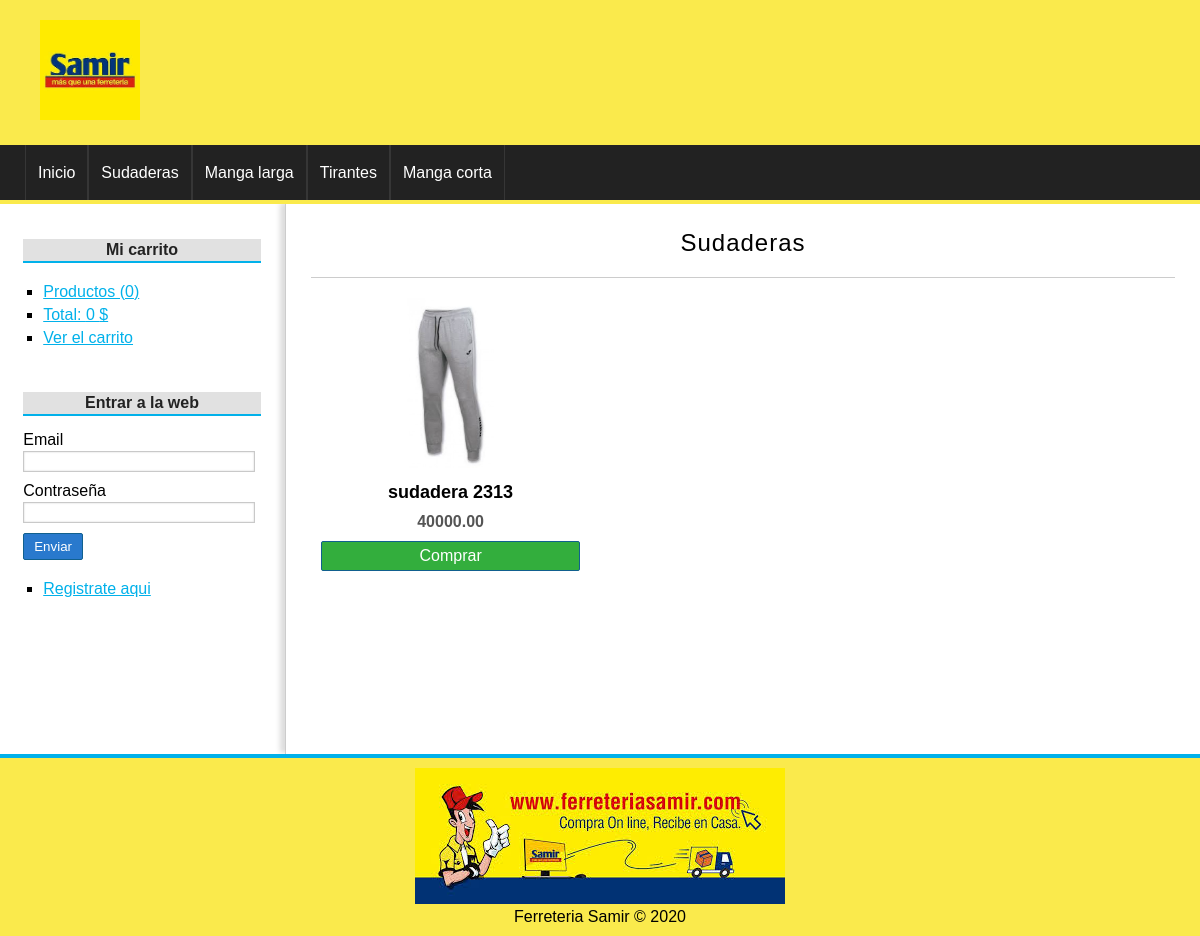
The app's page /categoria/ver&id=4, older data.
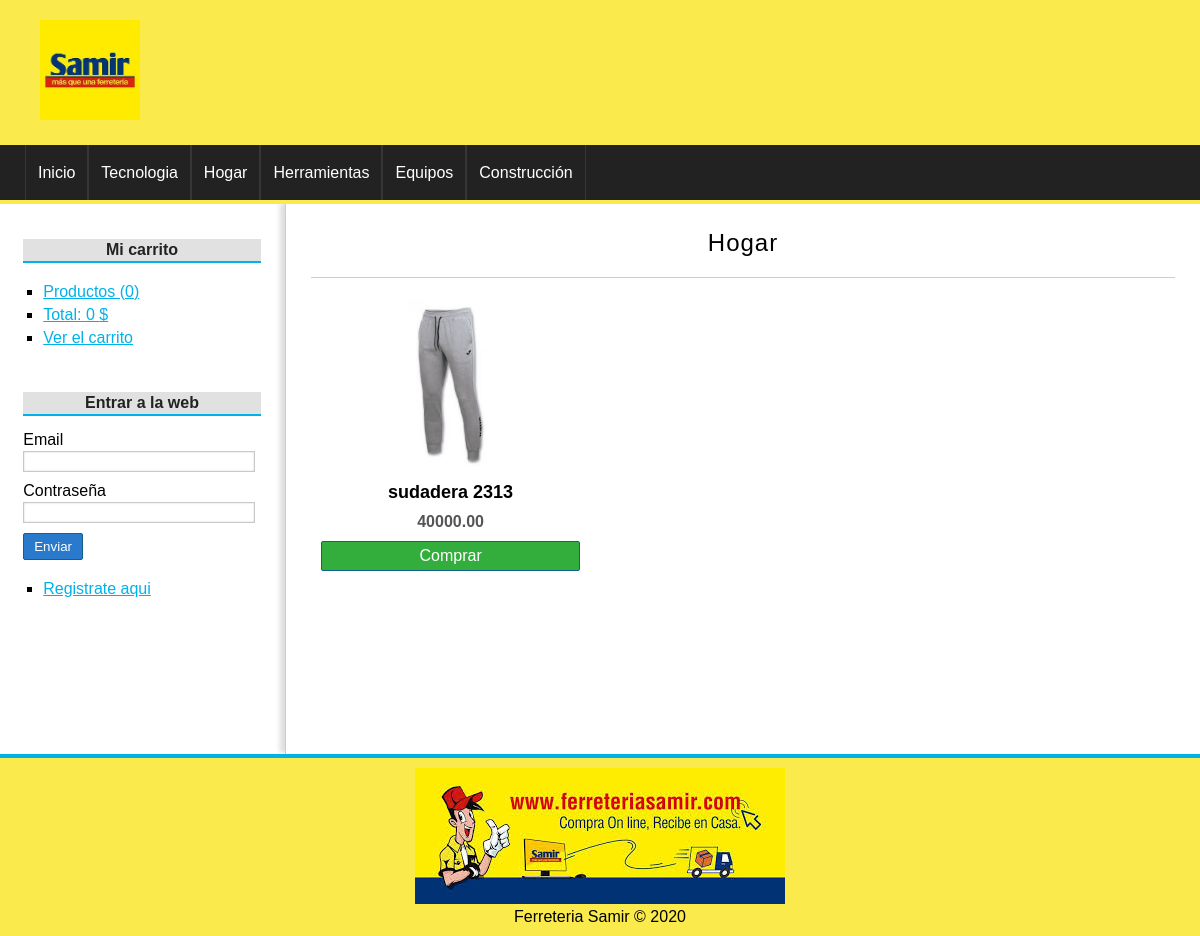
The same page, newer data.
### tables this page shows
CREATE TABLE categorias(
id              int(255) auto_increment not null,
nombre          varchar(100) not null,
CONSTRAINT pk_categorias PRIMARY KEY(id) 
);

CREATE TABLE productos(
id              int(255) auto_increment not null,
categoria_id    int(255) not null,
nombre          varchar(100) not null,
descripcion     text,
precio          float(100,2) not null,
stock           int(255) not null,
oferta          varchar(2),
fecha           date not null,
imagen          varchar(255),
CONSTRAINT pk_categorias PRIMARY KEY(id),
CONSTRAINT fk_producto_categoria FOREIGN KEY(categoria_id) REFERENCES categorias(id)
);

### config/db.php (called while the page is built)
<?php
class Database{
	public static function connect(){
		$db = new mysqli('localhost', 'root', '', 'tienda_master');
		$db->query("SET NAMES 'utf8'");
		return $db;
	}
}

### helpers/utils.php (called while the page is built, shortened)
<?php
class Utils{
	public static function showCategorias(){
		require_once 'models/categoria.php';
		$categoria = new Categoria();
		$categorias = $categoria->getAll();
		return $categorias;
	}
	public static function statsCarrito(){
		$stats = array(
			'count' => 0,
			'total' => 0
		);
		return $stats;
	}
}

### models/categoria.php (called while the page is built, shortened)
<?php
class Categoria{
	private $id;
	private $db;
	public function __construct() {
		$this->db = Database::connect();
	}
	function getId() {
		return $this->id;
	}
	function setId($id) {
		$this->id = $id;
	}
	public function getAll(){
		$categorias = $this->db->query("SELECT * FROM categorias ORDER BY id DESC;");
		return $categorias;
	}
	public function getOne(){
		$categoria = $this->db->query("SELECT * FROM categorias WHERE id={$this->getId()}");
		return $categoria->fetch_object();
	}
}

### controllers/CategoriaController.php (called while the page is built, shortened)
<?php
require_once 'models/categoria.php';
require_once 'models/producto.php';
class categoriaController{
	public function ver(){
		if(isset($_GET['id'])){
			$id = $_GET['id'];
			$categoria = new Categoria();
			$categoria->setId($id);
			$categoria = $categoria->getOne();
			$producto = new Producto();
			$producto->setCategoria_id($id);
			$productos = $producto->getAllCategory();
		}
		require_once 'views/categoria/ver.php';
	}
}

### models/producto.php (called while the page is built, shortened)
 <?php
class Producto{
	private $categoria_id;
	private $db;
	public function __construct() {
		$this->db = Database::connect();
	}
	function getCategoria_id() {
		return $this->categoria_id;
	}
	function setCategoria_id($categoria_id) {
		$this->categoria_id = $categoria_id;
	}
	public function getAllCategory(){
		$sql = "SELECT p.*, c.nombre AS 'catnombre' FROM productos p "
				. "INNER JOIN categorias c ON c.id = p.categoria_id "
				. "WHERE p.categoria_id = {$this->getCategoria_id()} "
				. "ORDER BY id DESC";
		$productos = $this->db->query($sql);
		return $productos;
	}
}

### views/categoria/ver.php (the view)
<?php if (isset($categoria)): ?>
	<h1><?= $categoria->nombre ?></h1>
	<?php if ($productos->num_rows == 0): ?>
		<p>No hay productos para mostrar</p>
	<?php else: ?>
		<?php while ($product = $productos->fetch_object()): ?>
			<div class="product">
				<a href="<?= base_url ?>producto/ver&id=<?= $product->id ?>">
					<?php if ($product->imagen != null): ?>
						<img src="<?= base_url ?>uploads/images/<?= $product->imagen ?>" />
					<?php else: ?>
						<img src="<?= base_url ?>assets/img/camiseta.png" />
					<?php endif; ?>
					<h2><?= $product->nombre ?></h2>
				</a>
				<p><?= $product->precio ?></p>
				<a href="<?=base_url?>carrito/add&id=<?=$product->id?>" class="button">Comprar</a>
			</div>
		<?php endwhile; ?>
	<?php endif; ?>
<?php else: ?>
	<h1>La categoría no existe</h1>
<?php endif; ?>

### views/layout/header.php (shortened to what this page needs)
<!DOCTYPE HTML>
<html lang="es">
	<head>
		<link rel="stylesheet" href="<?=base_url?>assets/css/styles.css" />
	</head>
	<body>
		<div id="container">
			<header id="header">
				<div id="logo">
					<img src="<?=base_url?>assets/img/samir.jpg" alt="Ferreteria Samir" />
				</div>
			</header>
			<?php $categorias = Utils::showCategorias(); ?>
			<nav id="menu">
				<ul>
					<li>
						<a href="<?=base_url?>">Inicio</a>
					</li>
					<?php while($cat = $categorias->fetch_object()): ?>
						<li>
							<a href="<?=base_url?>categoria/ver&id=<?=$cat->id?>"><?=$cat->nombre?></a>
						</li>
					<?php endwhile; ?>
				</ul>
			</nav>
			<div id="content">

### views/layout/sidebar.php (shortened to what this page needs)
<aside id="lateral">
	<div id="carrito" class="block_aside">
		<h3>Mi carrito</h3>
		<ul>
			<?php $stats = Utils::statsCarrito(); ?>
			<li><a href="<?=base_url?>carrito/index">Productos (<?=$stats['count']?>)</a></li>
			<li><a href="<?=base_url?>carrito/index">Total: <?=$stats['total']?> $</a></li>
			<li><a href="<?=base_url?>carrito/index">Ver el carrito</a></li>
		</ul>
	</div>
	<div id="login" class="block_aside">
		<?php if(!isset($_SESSION['identity'])): ?>
			<h3>Entrar a la web</h3>
			<form action="<?=base_url?>usuario/login" method="post">
				<label for="email">Email</label>
				<input type="email" name="email" />
				<label for="password">Contraseña</label>
				<input type="password" name="password" />
				<input type="submit" value="Enviar" />
			</form>
		<?php else: ?>
			<h3><?=$_SESSION['identity']->nombre?> <?=$_SESSION['identity']->apellidos?> </h3>
		<?php endif; ?>
		<ul>
			<?php if(isset($_SESSION['identity'])): ?>
				<li><a href="<?=base_url?>pedido/mis_pedidos">Mis pedidos</a></li>
				<li><a href="<?=base_url?>usuario/logout">Cerrar sesión</a></li>
			<?php else: ?>
				<li><a href="<?=base_url?>usuario/registro">Registrate aqui</a></li>
			<?php endif; ?>
		</ul>
	</div>
</aside>
<div id="central">

### index.php (shortened to what this page needs)
<?php
require_once 'config/db.php';
require_once 'helpers/utils.php';
require_once 'views/layout/header.php';
require_once 'views/layout/sidebar.php';
if(isset($_GET['controller'])){
	$nombre_controlador = $_GET['controller'].'Controller';
}elseif(!isset($_GET['controller']) && !isset($_GET['action'])){
	$nombre_controlador = controller_default;
}else{
	show_error();
	exit();
}
if(class_exists($nombre_controlador)){
	$controlador = new $nombre_controlador();
	if(isset($_GET['action']) && method_exists($controlador, $_GET['action'])){
		$action = $_GET['action'];
		$controlador->$action();
	}elseif(!isset($_GET['controller']) && !isset($_GET['action'])){
		$action_default = action_default;
		$controlador->$action_default();
	}else{
		show_error();
	}
}else{
	show_error();
}
require_once 'views/layout/footer.php';

### views/layout/footer.php
</div>
</div>
			<footer id="footer">
				<img src="<?=base_url?>assets/img/pie.jpg" alt="Ferreteria Samir" />
				<p>Ferreteria Samir &copy; <?= date('Y') ?></p>
			</footer>
		</div>
	</body>
</html>

### assets/css/styles.css (style rules this page uses)
* { padding: 0px; margin: 0px; font-family: sans-serif, Helvetica, Arial; }
a { color: #01B1EA; }
#container { width: 100%; margin: 0px auto; box-shadow: 0px 0px 10px gray; background: white; }
#header { height: 145px; background: #FAEA4C; }
#logo { padding: 20px; margin-left: 20px; float:left; }
#logo img { float:left; height: 100px; }
#menu { clear:both; background: #222; color: white; height: 55px; border-bottom: 4px solid #FAEA4C; }
#menu ul { list-style: none; text-decoration: none; margin: 0px auto; margin-left: 25px; }
#menu ul li { line-height: 55px; float:left; border-right: 1px solid #363636; }
#menu a { display: block; color: white; text-decoration: none; padding-left: 12px; padding-right: 12px; transition: all 300ms; }
#menu a:first-child { border-left: 1px solid #363636; }
#content { margin: 0px auto; overflow: hidden; background: white; }
#lateral { width: 22%; min-height: 500px; float: left; margin-top:20px; margin-left: 10px; }
#lateral .block_aside { display: block; width: 90%; margin: 5px auto; padding: 10px; }
#lateral h3 { display: block; color: #222; width: 100%; text-align: center; padding-top: 2px; padding-bottom: 2px; margin-bottom: 15px; font-size: 16px; font-weight: bold; background: #E1E1E1; border-bottom: 2px solid #01B1EA; }
#lateral ul { margin-top: 20px; margin-bottom: 20px; }
#lateral ul li { list-style: square; margin-left: 20px; margin-top: 5px; margin-bottom: 5px; }
label, input[type="text"], input[type="password"], input[type="email"], input[type="number"], select, textarea { display:block; width: 95%; margin-top: 2px; margin-bottom: 2px; }
input[type="text"], input[type="password"], input[type="email"], input[type="number"], select, textarea { border: 1px solid #C9C9C9; box-shadow: 0px 0px 2px #ccc inset; background: white; padding: 2px; color: gray; transition: all 300ms; }
input[type="button"], input[type="submit"], button, .button { display: block; border-radius: 2px; width: auto; padding: 5px; padding-left: 10px; padding-right: 10px; color: white; background: #2979CD; border: 1px solid #11608E; cursor:pointer; }
.button { background: #33AE3D; color: white !important; text-decoration: none; }
label, input[type="button"], input[type="submit"], button { display:block; margin-top: 10px; }
#central { width: 72%; min-height: 500px; float: right; border-left: 1px solid #ccc; box-shadow: -5px -1px 5px #ddd; padding:25px; }
#central h1 { font-size: 24px; font-weight: normal; letter-spacing: 1px; text-align: center; border-bottom: 1px solid #ccc; margin-bottom: 20px; padding: 20px; padding-top: 0px; }
.product { width: 30%; float:left; margin-left: 10px; margin-right: 10px; margin-bottom: 30px; text-align: center; }
.product a { color:black; text-decoration: none; }
.product img { height:170px; margin-bottom: 10px; }
.product h2 { font-size: 18px; margin-bottom: 10px; }
.product p { font-weight: bold; color: #555; margin-bottom: 10px; }
#footer { clear: both; text-align: center; padding-top:10px; padding-bottom: 10px; color: black; background: #FAEA4C; border-top: 4px solid #01B1EA; }

Row changes from the older to the newer data that the page shows:
added categorias: nombre "Tecnologia"
changed categorias: nombre "Sudaderas" → "Hogar"
changed categorias: nombre "Manga larga" → "Herramientas"
changed categorias: nombre "Tirantes" → "Equipos"
changed categorias: nombre "Manga corta" → "Construcción"
